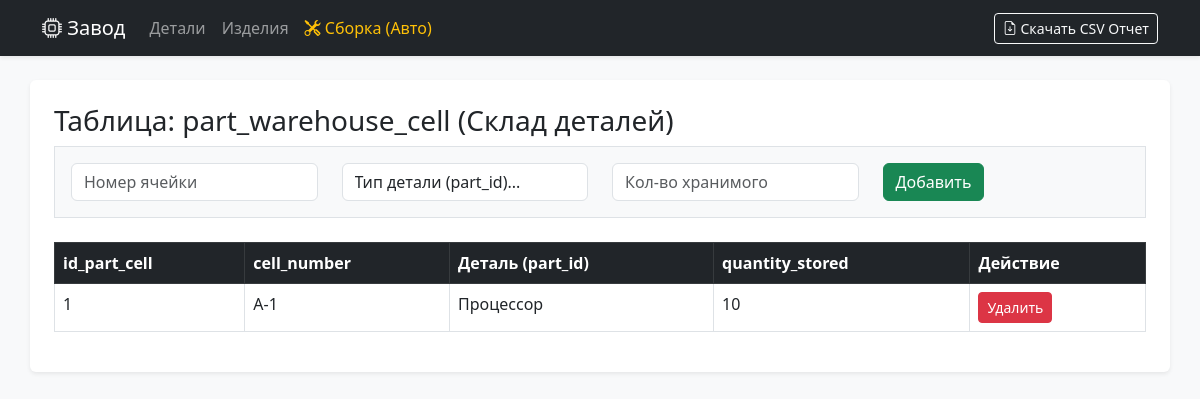
/part_cells, run on the app's committed database.
### tables this page shows
CREATE TABLE part_warehouse_cell (
        id_part_cell INTEGER PRIMARY KEY AUTOINCREMENT,
        cell_number TEXT NOT NULL,
        part_id INTEGER,
        quantity_stored INTEGER DEFAULT 0,
        FOREIGN KEY (part_id) REFERENCES part (id_part)
    );

CREATE TABLE part (
        id_part INTEGER PRIMARY KEY AUTOINCREMENT,
        name TEXT NOT NULL,
        article TEXT NOT NULL
    );

### app.py (the view)
@app.route('/part_cells', methods=['GET', 'POST'])
def part_cells():
    conn = get_db_connection()
    if request.method == 'POST':
        conn.execute('INSERT INTO part_warehouse_cell (cell_number, part_id, quantity_stored) VALUES (?, ?, ?)',
                     (request.form['cell_number'], request.form['part_id'], request.form['quantity_stored']))
        conn.commit()
        flash('Детали добавлены в ячейку склада!', 'success')
        return redirect(url_for('part_cells'))
    data = conn.execute('''
        SELECT c.*, p.name as part_name
        FROM part_warehouse_cell c
        JOIN part p ON c.part_id = p.id_part
    ''').fetchall()
    parts_list = conn.execute('SELECT * FROM part').fetchall()
    conn.close()
    return render_template('part_cells.html', data=data, parts=parts_list)

### app.py (called while the page is built)
def get_db_connection():
    conn = sqlite3.connect('database.db')
    conn.row_factory = sqlite3.Row
    return conn

### templates/part_cells.html (shortened to what this page needs)
{% extends 'base.html' %}
{% block content %}
<h3>Таблица: part_warehouse_cell (Склад деталей)</h3>
<form method="POST" class="mb-4 bg-light p-3 border">
    <div class="row">
        <div class="col"><input type="text" name="cell_number" class="form-control" placeholder="Номер ячейки" required></div>
        <div class="col">
            <select name="part_id" class="form-control" required>
                <option value="">Тип детали (part_id)...</option>
            </select>
        </div>
        <div class="col"><input type="number" name="quantity_stored" class="form-control" placeholder="Кол-во хранимого" required></div>
        <div class="col"><button type="submit" class="btn btn-success">Добавить</button></div>
    </div>
</form>
<table class="table table-bordered">
    <thead class="table-dark"><tr><th>id_part_cell</th><th>cell_number</th><th>Деталь (part_id)</th><th>quantity_stored</th><th>Действие</th></tr></thead>
    <tbody>
        {% for row in data %}
        <tr><td>{{ row.id_part_cell }}</td><td>{{ row.cell_number }}</td><td>{{ row.part_name }}</td><td>{{ row.quantity_stored }}</td>
        <td><a href="/delete_part_cell/{{ row.id_part_cell }}" class="btn btn-sm btn-danger">Удалить</a></td></tr>
        {% endfor %}
    </tbody>
</table>
{% endblock %}

### data on the page
part_warehouse_cell: id_part_cell "1", cell_number "A-1", part_name "Процессор", quantity_stored "10"
